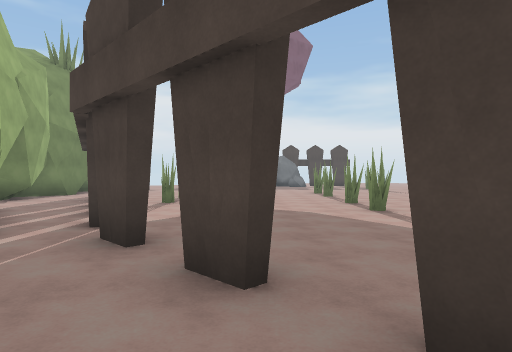
[1] (above)

24 first-person views from a walk through a Unity game level. The camera is 1.5 m above the floor, looks level and sees 75° across. The floor is counted in squares, 2 m on a side. Each view is taken from the middle of a square. On the plan, view 1 faces up. The plan holds only what a view shows up to about 11 squares ahead; the rest is blank. The place goes on beyond the plan. The player is left out.

[2]
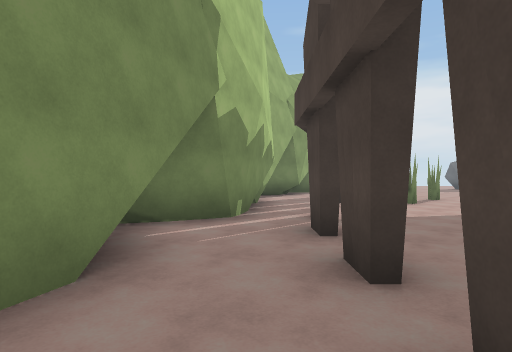

[3]
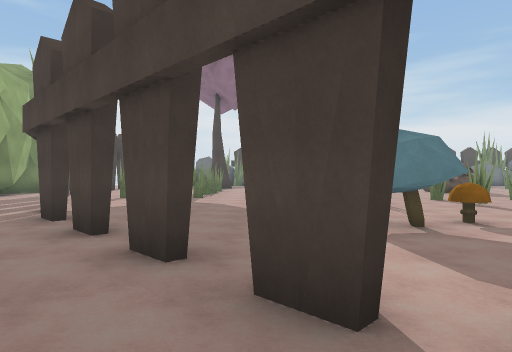

[4]
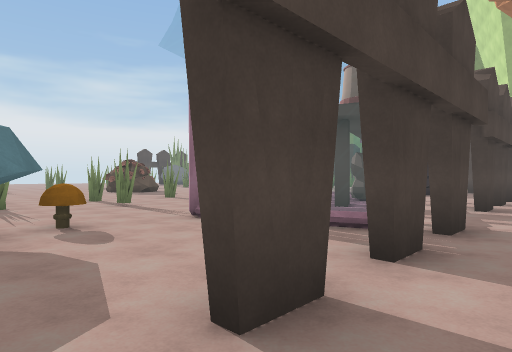

[5]
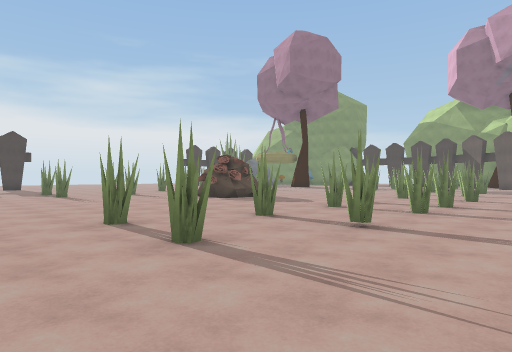

[6]
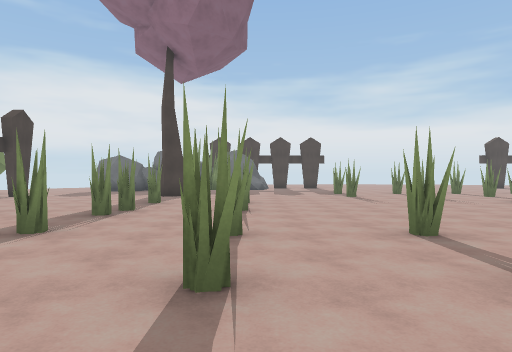

[7]
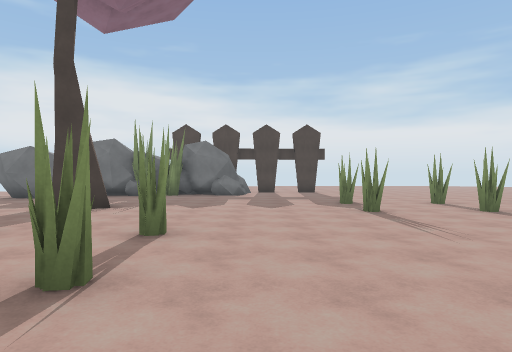

[8]
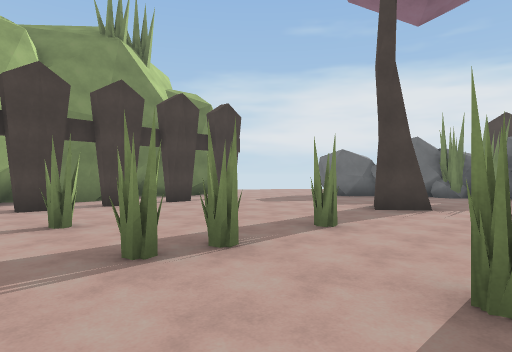

[9]
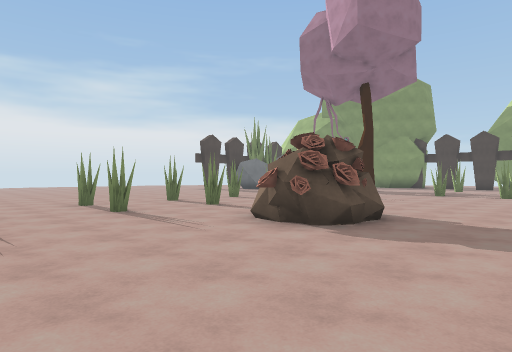

[10]
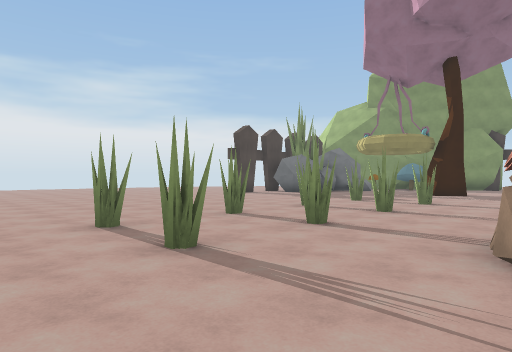

[11]
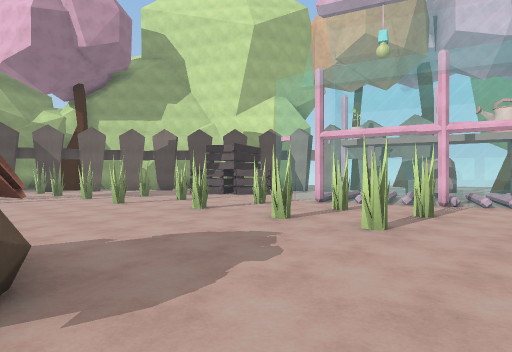

[12]
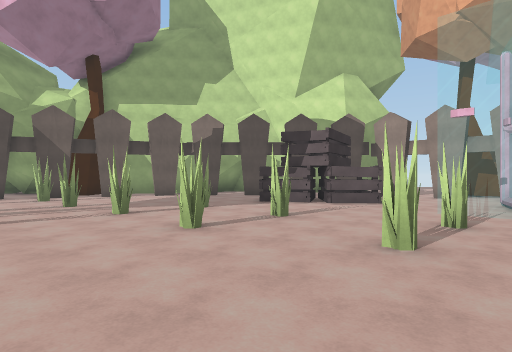

[13]
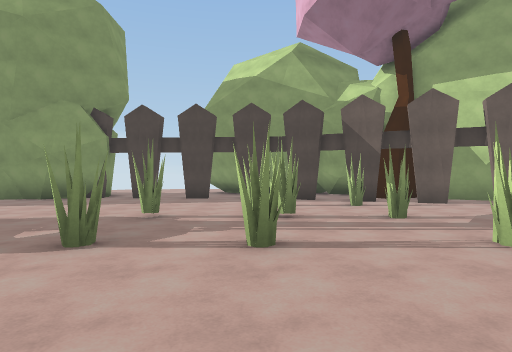

[14]
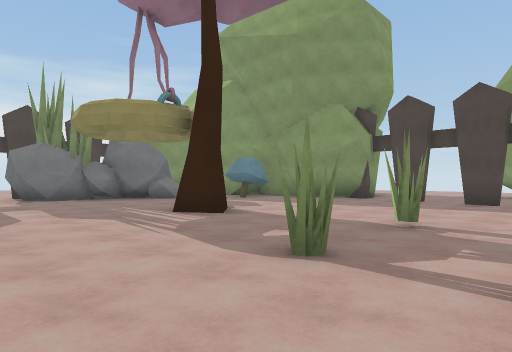

[15]
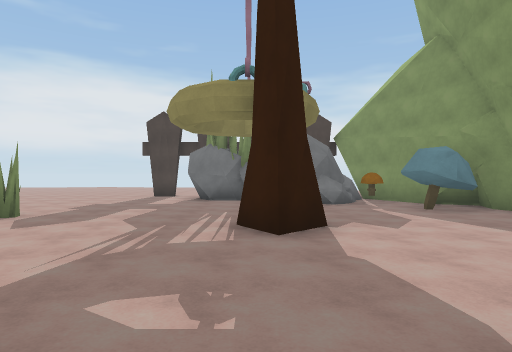

[16]
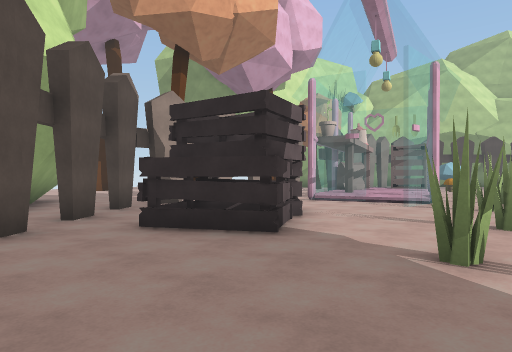

[17]
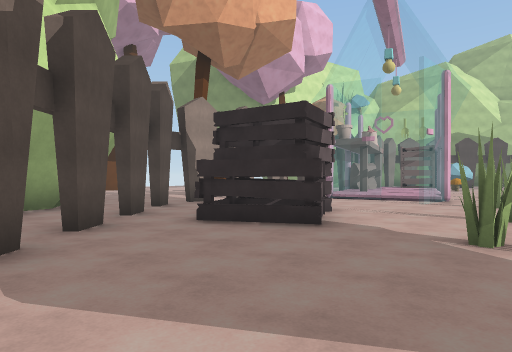

[18]
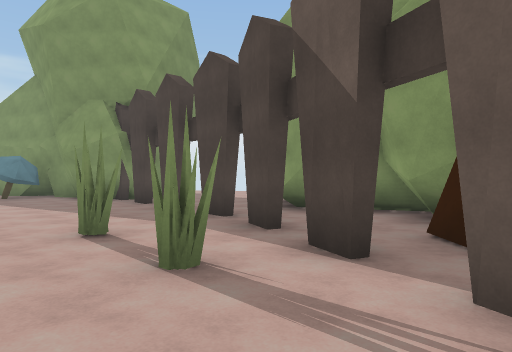

[19]
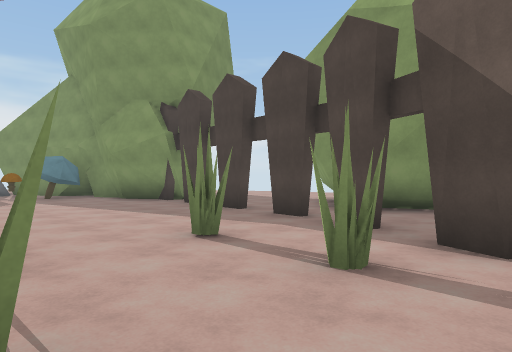

[20]
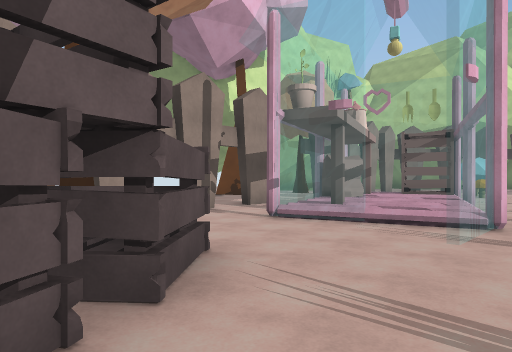

[21]
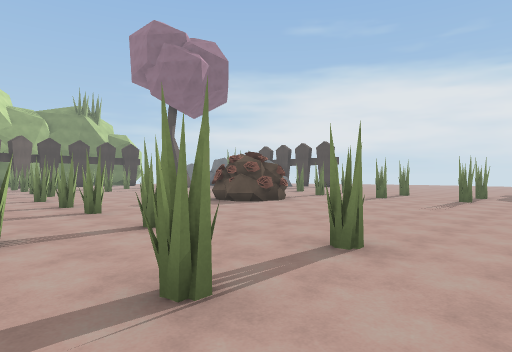

[22]
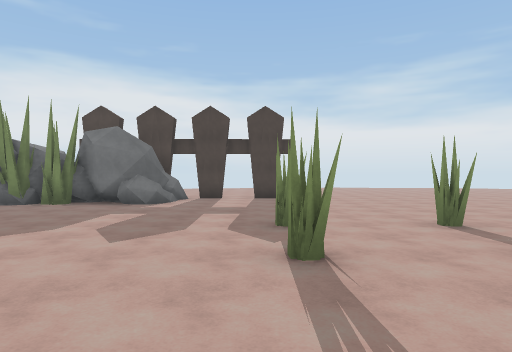

[23]
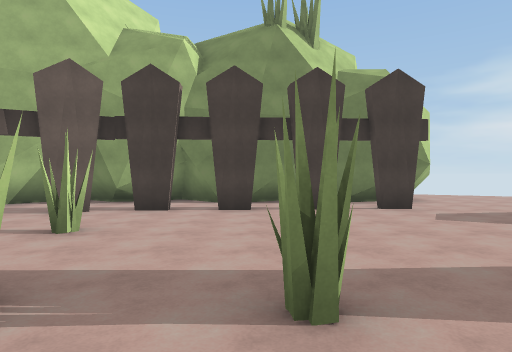

[24]
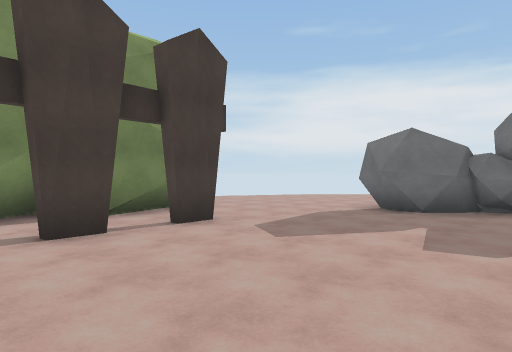

### Floor plan
Key: @ floor where view 1 was taken; # wall or solid block; x gap in a wall; . main floor; : floor 0.5 m higher than the main floor; / step, stairs or slope; = window, fence, low wall or low ledge; M mushroom; T tree; O other object.
Columns run from 9 left of view 1 to 30 right of it. Each row starts with its distance up from view 1.
 24           ###... ...........##
 23   ...   #OO##... ............#######
 22 .....### ....... ...............#M.#
 21 .....#.. .........................M##
 20 ........ .........................M.#
 19 ##.............O..O.O..O.O....T.....#
 18  #.......T....................TT....##
 17  #.#.....T.....O..O.O..O.O...........
 16 ##..................................#
 15 ##..#...................................
 14  #..x....O..O......OOO.......O.O....#...
 13  #..x..............OOO.................#
 12 ##..#....O..O................O.O....#.##
 11  #.....O.O.....................O..O.x.##
 10  ##.#..................................#
  9  #.....O.O..O.O...........O..O.O..O#..##
  8  ##... ..........O.O.O.O............T.#
  7   ##.. .....O.O...........O..O....#.TT
  6    ##............O.O.O.O............#
  5     ##.#..............===....O....#.#
  4      #.#...........===//...OOO...####
  3      #...... MM..==:..:=..OOOO.###
  2      ##..#.......=#.##==...O..##
  1       ##..#.......====........##
  0        #.@.#......=...#xx# #.###
 -1           ... #.#........  ...##
 -2            . . ...   ..     ..#

Positions as (right, up) in squares from view 1, and headings:
1: (0, 0), facing up
2: (1, 0), facing up-left
3: (2, -2), facing up
4: (4, -2), facing up-right
5: (3, 4), facing up-right
6: (3, 5), facing up
7: (4, 10), facing up
8: (3, 10), facing up-left
9: (6, 10), facing up-right
10: (7, 14), facing up-right
11: (8, 13), facing down-right
12: (13, 12), facing down-right
13: (16, 12), facing right
14: (17, 12), facing up-right
15: (21, 13), facing up
16: (23, 8), facing down-left
17: (24, 8), facing down-left
18: (23, 7), facing up-right
19: (22, 8), facing up-right
20: (19, 6), facing down-left
21: (19, 6), facing up-left
22: (6, 14), facing up
23: (2, 14), facing left
24: (-1, 14), facing up-left
